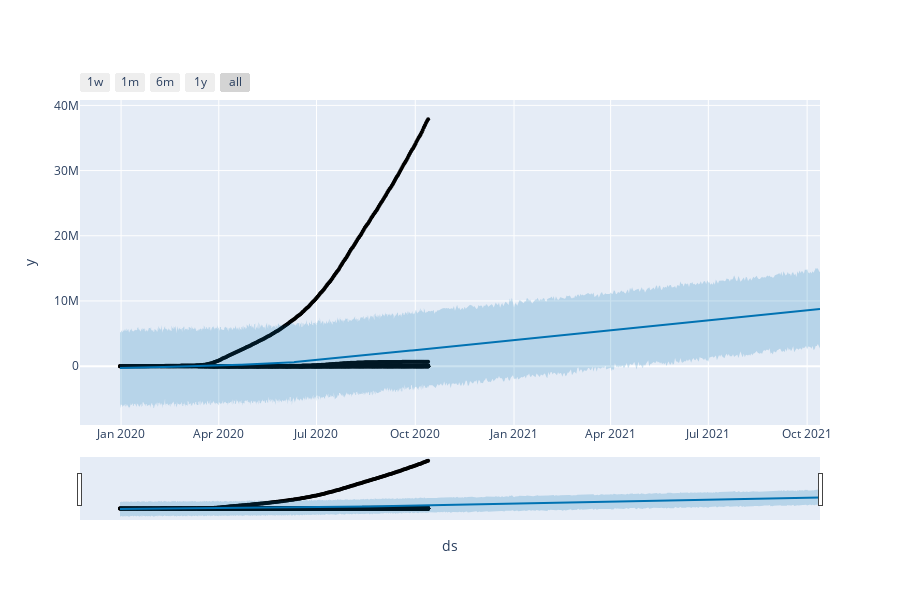

The notebook cell saved with this chart:
### Code cell
from fbprophet.plot import plot_plotly, plot_components_plotly

plot_plotly(pro, forecast)

# The blue line is the predicted total cases for the given timeframe

### Figure 1 — Plotly figure (JSON) as saved in the notebook; plotly's stock layout.template omitted (floating-point values rounded to 4 significant figures; data arrays with more than 128 entries replaced by an {"elided": "..."} marker saying what was removed)
{"data": [{"marker": {"color": "black", "size": 4}, "mode": "markers", "name": "Actual", "type": "scatter", "x": {"elided": "3000 str values"}, "y": {"elided": "3000 int values"}}, {"hoverinfo": "skip", "line": {"width": 0}, "mode": "lines", "type": "scatter", "x": {"elided": "3365 str values"}, "y": {"elided": "3365 float values"}}, {"fill": "tonexty", "fillcolor": "rgba(0, 114, 178, 0.2)", "line": {"color": "#0072B2", "width": 2}, "mode": "lines", "name": "Predicted", "type": "scatter", "x": {"elided": "3365 str values"}, "y": {"elided": "3365 float values"}}, {"fill": "tonexty", "fillcolor": "rgba(0, 114, 178, 0.2)", "hoverinfo": "skip", "line": {"width": 0}, "mode": "lines", "type": "scatter", "x": {"elided": "3365 str values"}, "y": {"elided": "3365 float values"}}], "layout": {"height": 600, "showlegend": false, "width": 900, "xaxis": {"rangeselector": {"buttons": [{"count": 7, "label": "1w", "step": "day", "stepmode": "backward"}, {"count": 1, "label": "1m", "step": "month", "stepmode": "backward"}, {"count": 6, "label": "6m", "step": "month", "stepmode": "backward"}, {"count": 1, "label": "1y", "step": "year", "stepmode": "backward"}, {"step": "all"}]}, "rangeslider": {"visible": true}, "title": {"text": "ds"}, "type": "date"}, "yaxis": {"title": {"text": "y"}}}}
